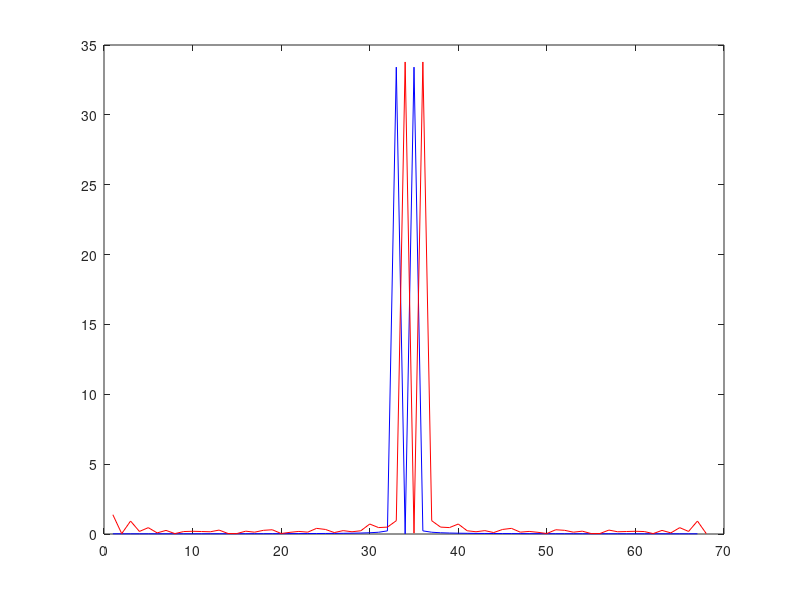
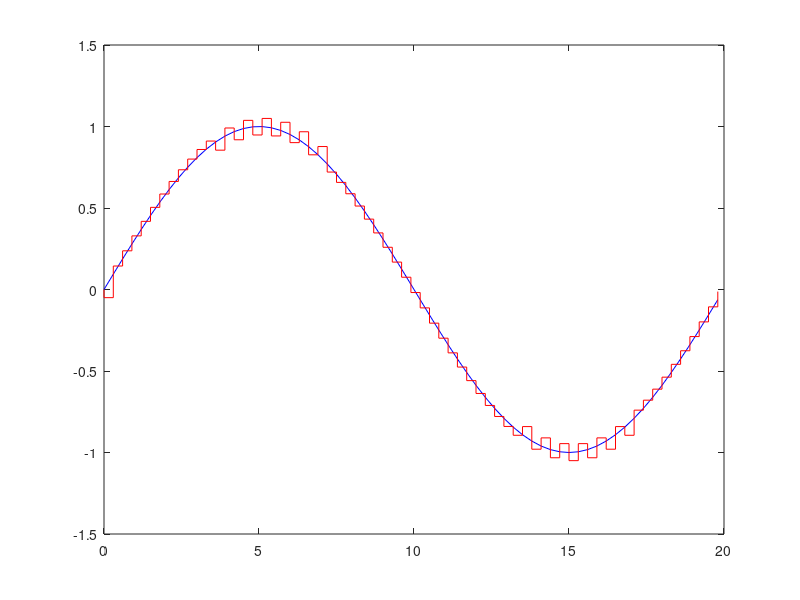

Write the MATLAB code that produced these figures, in order.
clc;
b = 0;
fc = .05;
delta = .05;
n = (0:0.3:20);
x = sin(2*pi*fc*n);
y = zeros(size(x));

for i=1:length(n)
    e=x(i)-b;
    t=sign(e);
    if t==1
        y(1+i) = x(i)+delta;
        b=y(i+1);
    else
        y(i+1) = x(i)-delta;
        b=y(i+1);
    end
end

fftx = fft(x);
ffty = fft(y);
figure(1);
title("Fourier transform");
plot(fftshift(abs(fftx)),'b');
hold on;
plot(fftshift(abs(ffty)),'r');
figure(2);
title("Analogue wave staircase");
plot(n,x,'b');
hold on;
n1=[0 n];
stairs(n1,y,'r');